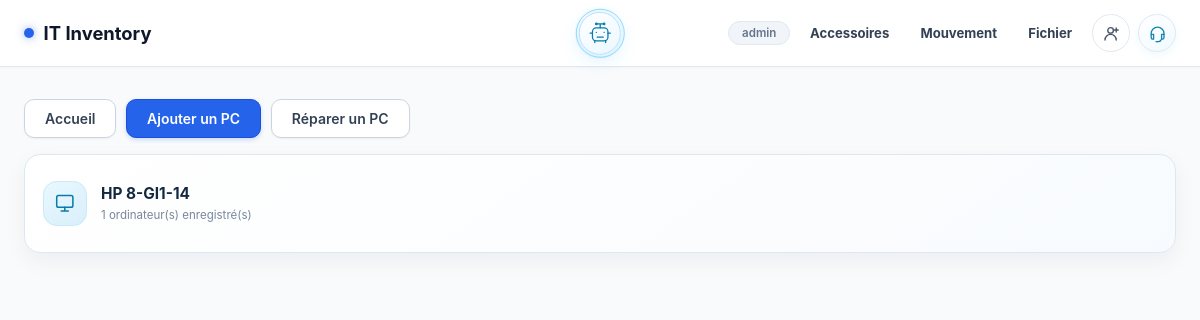
Screenshot of /ordinateurs (signed in) with the database file from the repository.
### tables this page shows
CREATE TABLE app_users (
            id INTEGER PRIMARY KEY AUTOINCREMENT,
            username TEXT NOT NULL UNIQUE COLLATE NOCASE,
            password_hash TEXT NOT NULL,
            access_level TEXT NOT NULL CHECK(access_level IN ('read', 'write', 'full')),
            is_admin INTEGER NOT NULL DEFAULT 0,
            created_at TEXT NOT NULL DEFAULT CURRENT_TIMESTAMP
        , email TEXT);

CREATE TABLE inventory (
            id          INTEGER PRIMARY KEY AUTOINCREMENT,
            model_slug  TEXT,
            model_name  TEXT,
            fan         TEXT UNIQUE,
            sn          TEXT,
            statut      TEXT,
            username    TEXT,
            code_user   TEXT,
            license_num TEXT,
            obs         TEXT
        , disque_dur TEXT, etat_clavier TEXT, systeme_operateur TEXT, etat_ecran TEXT, batterie INTEGER, ram TEXT, ports_usb TEXT, pave_tactile TEXT, last_recipient TEXT, assignment_number INTEGER NOT NULL DEFAULT 0);

### app/routes/inventory.py (the view)
@inventory_bp.route('/ordinateurs')
def computer_models():
    return render_template('computer_models.html', models=get_all_models())

### app/models/database.py (called while the page is built)
def get_db():
    if 'db' not in g:
        g.db = sqlite3.connect(
            current_app.config['DB_PATH'],
            detect_types=sqlite3.PARSE_DECLTYPES,
        )
        g.db.row_factory = sqlite3.Row
    return g.db

def get_all_models():
    db = get_db()
    rows = db.execute('''
        SELECT model_slug, model_name, COUNT(*) AS total_count
        FROM inventory
        GROUP BY model_slug, model_name
        ORDER BY model_name
    ''').fetchall()
    return [
        {'slug': r['model_slug'], 'name': r['model_name'], 'total_count': r['total_count']}
        for r in rows
    ]

### templates/computer_models.html (shortened to what this page needs)
{% extends "base.html" %}
{% block content %}
<section class="equipment-dashboard model-directory page-fade">
  <div class="model-directory-actions">
    <a class="btn btn-secondary" href="{{ url_for('inventory.equipment_dashboard') }}">Accueil</a>
    {% if current_user.access_level in ['write', 'full'] %}<a class="btn btn-primary" href="{{ url_for('inventory.add_item') }}">Ajouter un PC</a>{% endif %}
    <a class="btn btn-secondary" href="{{ url_for('inventory.preparer_pc') }}">Réparer un PC</a>
  </div>
  <section class="equipment-category-grid model-card-grid" aria-label="Modèles d’ordinateurs">
    {% for model in models %}
    <a class="equipment-category model-directory-card" href="{{ url_for('inventory.model_detail', slug=model.slug) }}">
      <span class="equipment-category-icon" aria-hidden="true"><svg viewBox="0 0 24 24"><rect x="3" y="4" width="18" height="13" rx="2"/><path d="M8 21h8m-4-4v4"/></svg></span>
      <span class="equipment-category-copy"><strong>{{ model.name }}</strong><small>{{ model.total_count }} ordinateur(s) enregistré(s)</small></span>
    </a>
    {% endfor %}
  </section>
</section>
{% endblock %}

### templates/base.html (shortened to what this page needs)
<!DOCTYPE html>
<html lang="fr">
<head>
    <link rel="stylesheet" href="{{ url_for('static', filename='css/main.css') }}">
    <link rel="stylesheet" href="{{ url_for('static', filename='css/animations.css') }}">
</head>
<body>
    <nav class="navbar">
        <div class="navbar-inner">
            <a href="{{ url_for('inventory.index') }}" class="navbar-brand">
                <span class="dot"></span>
                IT Inventory
            </a>
            {% if current_user %}<button type="button" class="ai-assistant-trigger" id="aiAssistantTrigger" aria-label="Ouvrir l’assistant IA d’inventaire" aria-haspopup="dialog" aria-controls="aiAssistantModal" aria-expanded="false">
                <svg viewBox="0 0 32 32" aria-hidden="true"><rect x="6" y="9" width="20" height="17" rx="5"/><path d="M16 4v5M12 4h8M3 16h3m20 0h3M11 15h.01M21 15h.01M12 21h8M9 26v2m14-2v2"/><circle cx="11" cy="4" r="1"/><circle cx="21" cy="4" r="1"/></svg>
                <span class="ai-trigger-pulse" aria-hidden="true"></span>
            </button>{% endif %}
            <div class="navbar-actions">
                {% if current_user %}
                <span class="navbar-badge">{{ current_user.username }}</span>
                <div class="accessories-menu">
                    <a href="#" class="accessories-trigger" onclick="return false;">Accessoires</a>
                </div>
                <div class="accessories-menu movement-menu">
                    <a href="#" class="accessories-trigger" onclick="return false;">Mouvement</a>
                </div>
                {% if current_user.is_admin or current_user.access_level in ['write', 'full'] %}
                <div class="file-menu">
                    <a href="#" class="file-trigger" onclick="return false;">Fichier</a>
                </div>
                {% endif %}
                <div class="contact-menu">
                    <button type="button" class="contact-trigger" aria-label="Contact et options du compte">
                        <svg viewBox="0 0 24 24" aria-hidden="true"><circle cx="12" cy="8" r="3.5"/><path d="M5 20a7 7 0 0 1 14 0M19 5v5m-2.5-2.5h5"/></svg>
                    </button>
                </div>
                <div class="helpdesk-menu">
                    <button type="button" class="helpdesk-menu-trigger" aria-label="Helpdesk menu" aria-haspopup="true">
                        <svg viewBox="0 0 24 24" aria-hidden="true"><path d="M4 13v-1a8 8 0 0 1 16 0v1"/><path d="M4 13h3v6H6a2 2 0 0 1-2-2v-4Zm16 0h-3v6h1a2 2 0 0 0 2-2v-4ZM17 19a5 5 0 0 1-5 3h-1"/><path d="M10 22h2"/></svg>
                    </button>
                </div>
                {% else %}<a class="dashboard-nav-link" href="{{ url_for('auth.login') }}">IT admin</a>{% endif %}
            </div>
        </div>
    </nav>
    <main>
        {% block content %}{% endblock %}
    </main>
</body>
</html>

### static/css/animations.css (style rules this page uses)
.page-fade { animation: fadeUp 0.3s ease both; }
.btn-primary { position: relative; overflow: hidden; }
.btn-primary::after { content: ''; position: absolute; inset: 0; border-radius: inherit; background: rgba(255,255,255,0.15); opacity: 0; transition: opacity 0.2s; }

### rows the page displays
app_users: username "admin"
inventory: name "HP 8-GI1-14", total_count "1"
